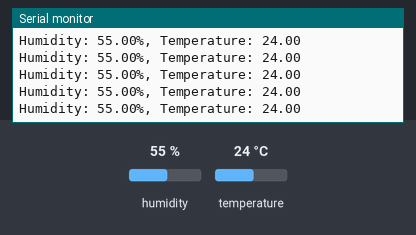
A sketch run on a simulated Arduino Uno, built with avr-gcc and run on an emulated ATmega328P. Parts: the last lines printed to the serial monitor. The inputs (shaded band) are chosen by the test bench; at power-on: temperature 24 °C, humidity 55 %. WiFi joins after 1.5 s; servers stay silent unless stated; no MQTT or app messages arrive unless stated.

Above: at 2.7 s.
2.8 s: temperature set to 3 °C
At 3.9 s:
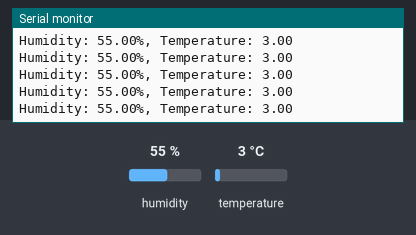
8.8 s: humidity set to 22 %
14.8 s: humidity set to 40 %
At 15.8 s:
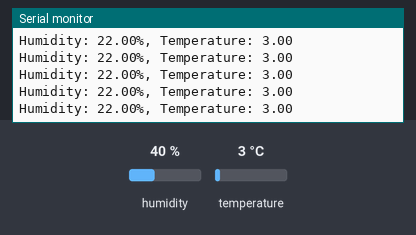
Timing chart, 0 to 17.8 s (numbered marks = the images above; inputs shaded):
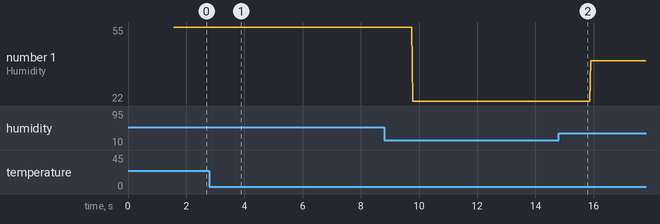

The sketch:

mqtt-seeeduino-dht11-example.ino
```cpp
#include <SPI.h>
#include <Ethernet.h>
#include <PubSubClient.h>

#include "DHT.h"
#define DHTPIN 2
#define DHTTYPE DHT11
DHT dht(DHTPIN, DHTTYPE);

const char *serverIP   = "172.17.28.81";
const int serverPort   = 21883;
const char *clientId   = "seeeduino001_1531448042";
const char *username   = "c35a1823-7c16-4ec6-a281-28abe105f33f";
const char *password   = "r:c18da6bcd8f247e2ccac95b89e1621b7";
const char *tempTopic  = "qiot/things/admin/seeeduino001/temperatur";
const char *humidTopic = "qiot/things/admin/seeeduino001/freuchtigkeit";

// Enter a MAC address for your controller below.
byte mac[] = {0xDE, 0xAD, 0xBE, 0xEF, 0xFE, 0xED};
EthernetClient ethClient;
PubSubClient client(serverIP, serverPort, ethClient);

void setup()
{
  // Open serial communications and wait for port to open:
  Serial.begin(9600);
  Serial.println();
  Serial.println("Serial port started!");

  // Initialize DHT11 sensor
  dht.begin();
  Serial.println("DHT initialized!");

  // start the Ethernet connection:
  while (Ethernet.begin(mac) == 0)
  {
    Serial.println("Failed to configure Ethernet using DHCP, wait 1.5s and try again.");
    delay(1500);
  }
  printIPAddress();
}

void loop()
{
  switch (Ethernet.maintain())
  {
  case 1:
    //renewed fail
    Serial.println("Error: renewed fail");
    break;
  case 2:
    //renewed success
    Serial.println("Renewed success");
    printIPAddress();
    break;
  case 3:
    //rebind fail
    Serial.println("Error: rebind fail");
    break;
  case 4:
    //rebind success
    Serial.println("Rebind success");
    printIPAddress();
    break;
  default:
    //nothing happened
    break;
  }

  // Connect to MQTT Broker
  if (!client.connected())
  {
    reconnect();
  }
  client.loop();

  float h = dht.readHumidity();
  float t = dht.readTemperature();

  // check if returns are valid, if they are NaN (not a number) then something went wrong!
  if (isnan(t) || isnan(h))
  {
    Serial.println("Failed to read from DHT");
  }
  else
  {
    String dataStr = "Humidity: " + String(h) + "%, Temperature: " + String(t);
    Serial.println(dataStr);

    if (client.connected())
    {
      String tempStr = "{ \"value\": " + String(t) + "}";
      String humidStr = "{ \"value\": " + String(h) + "}";
      client.publish(tempTopic, tempStr.c_str());
      client.publish(humidTopic, humidStr.c_str());
    }
  }
}

void printIPAddress()
{
  // print your local IP address:
  Serial.print("My IP address: ");
  for (byte thisByte = 0; thisByte < 4; thisByte++)
  {
    // print the value of each byte of the IP address:
    Serial.print(Ethernet.localIP()[thisByte], DEC);
    Serial.print(".");
  }
  Serial.println();
}

void reconnect()
{
  if (client.connected())
    return;
  if (client.connect(clientId, username, password))
  {
    Serial.println("MQTT client connected!");
  }
  else
  {
    Serial.print("MQTT client connection failed, rc=");
    Serial.print(client.state());
    Serial.println();
    delay(1500);
  }
}
```

Measured:
- after the input at 2.8 s, the serial monitor: prints a new line after 0.87 s (image 1)
- plotted number 1: 55 → 22 after the input at 8.8 s, 22 → 40 after the input at 14.8 s
